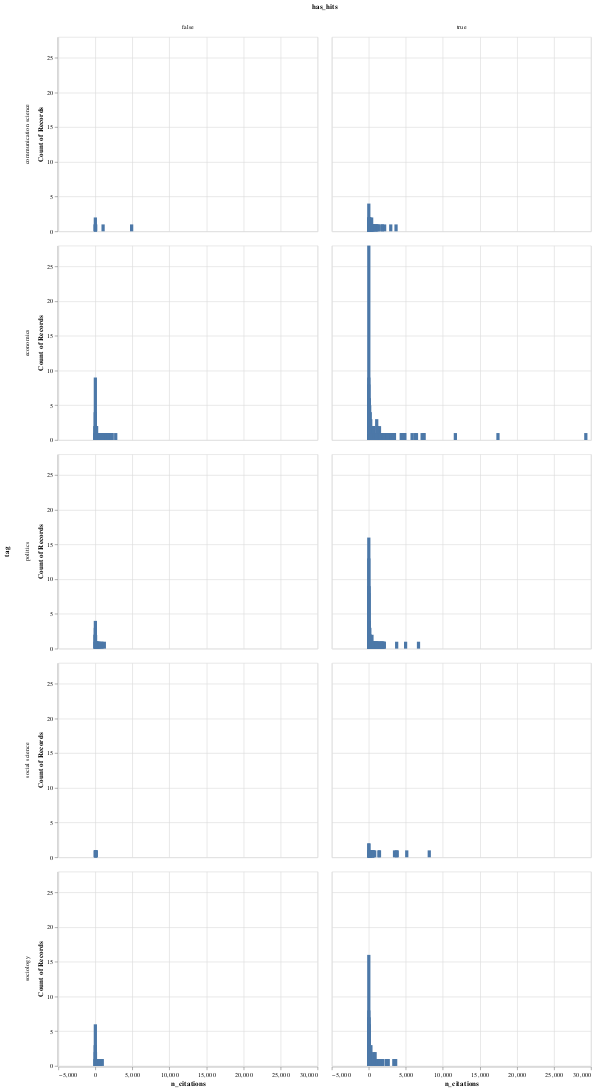

Notebook cell for this chart:
### Code cell
gender_tag

### Figure 1 — Vega-Lite specification as saved in the notebook (floating-point values rounded to 4 significant figures; data arrays with more than 128 entries replaced by an {"elided": "..."} marker saying what was removed)
{"config": {"view": {"continuousWidth": 400, "continuousHeight": 300}}, "data": {"name": "data-8233658da9088961cf614072ceeb442d"}, "facet": {"column": {"type": "nominal", "field": "has_hits"}, "row": {"type": "nominal", "field": "tag"}}, "spec": {"mark": "bar", "encoding": {"x": {"type": "quantitative", "field": "n_citations"}, "y": {"type": "quantitative", "aggregate": "count"}}}, "$schema": "https://vega.github.io/schema/vega-lite/v4.8.1.json", "datasets": {"data-8233658da9088961cf614072ceeb442d": {"elided": "1481 records"}}}
